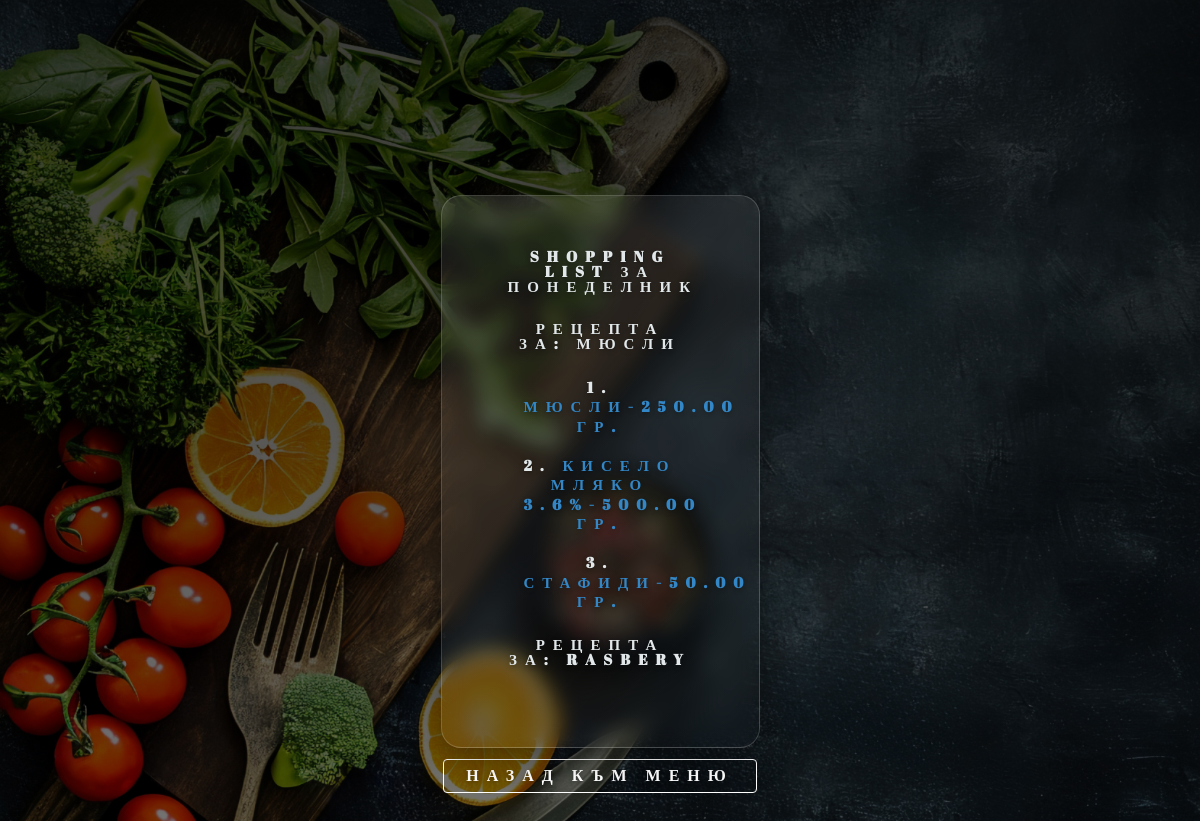
The app's page /shopping_list/1/ with its own data.
### menu_planning/planning/models.py (models this page shows, shortened)
class Day(models.Model):
    name = models.CharField(max_length=10)

class ShoppingList(models.Model):
    recipe = models.ForeignKey(Recipe, on_delete=models.CASCADE)
    created_at = models.DateTimeField(auto_now_add=True)

class Recipe(models.Model):
    dish = models.ForeignKey(Dish, on_delete=models.CASCADE, related_name='recipes')
    name = models.CharField(max_length=100)
    description = models.TextField(blank=False, null=False)
    products = models.ManyToManyField(Product, through='RecipeProduct')

class RecipeProduct(models.Model):
    recipe = models.ForeignKey(Recipe, on_delete=models.CASCADE)
    product = models.ForeignKey(Product, on_delete=models.CASCADE)
    quantity_required = models.DecimalField(max_digits=10, decimal_places=2)
    unit = models.CharField(
        max_length=20,
        choices=[("броя", "броя"), ("гр.", "гр.")],
        default="гр.",
    )

class Product(models.Model):
    name = models.CharField(max_length=100)
    unit = models.CharField(
        max_length=20,
        choices=[("броя", "броя"), ("гр.", "гр.")],
        default="гр.",
    )
    quantity_in_stock = models.DecimalField(max_digits=10, decimal_places=3, default=0)
    calories_per_100g = models.DecimalField(max_digits=5, decimal_places=1, null=True, blank=True)  # Optional field

### menu_planning/planning/views.py (the view)
# urls.py: path('shopping_list/<int:day_id>/', views.ShoppingListView.as_view(), name='shopping_list'),
class ShoppingListView(views.ListView):
    model = ShoppingList
    template_name = 'shopping_list.html'
    context_object_name = 'shopping_lists'
    def get_queryset(self):
        day_id = self.kwargs.get('day_id')
        return ShoppingList.objects.filter(recipe__dish__meal__day_id=day_id)
    def get_context_data(self, **kwargs):
        context = super().get_context_data(**kwargs)
        day_id = self.kwargs.get('day_id')
        context['day'] = get_object_or_404(Day, pk=day_id)
        return context

### templates/shopping_list.html (shortened to what this page needs)
{% extends 'navbar.html' %}
{% block header %}
   <section id="index-headline">
        <div class="index-message">
    <div class="plant-card">
    <h1>Shopping List за {{ day.name }}</h1>
        <br>
    {% if shopping_lists %}
        {% for shopping_list in shopping_lists %}
            <h1>Рецепта за: {{ shopping_list.recipe.name }}</h1>
            <br>
            <h1><ol>
                {% for product in shopping_list.recipe.recipeproduct_set.all %}
                    <li>
                       <span>{{ product.product.name }}-{{ product.quantity_required }} {{ product.unit }}</span>
                    </li><br>
                {% endfor %}
            </ol>
            </h1>
        {% endfor %}
    {% else %}
        <p>No shopping list available for this day.</p>
    {% endif %}
</div>
            <button>
                <h1>
                <a href="{% url 'menu' day.id %}">Назад към меню</a>
            </h1>
            </button>
</div>
</section>
{% endblock header %}

### static/style/main.css (style rules this page uses)
html { font-family: Arial, sans-serif; font-size: 16px; box-sizing: border-box; }
*, *::before, *::after { margin: 0 auto; padding: 0; box-sizing: inherit; line-height: 1.3; }
h1, h2, h4, h5, h6 { padding: 0.2em 1rem; }
p, div { margin: 0 1em 0.5em 1em; }
ol, ul { margin: 0 1rem; }
li { list-style-position: inside; }
button { font-weight: bold; padding: 0.2em; margin: 0.2em; border: 1px solid white; border-radius: 0.3em; background-color: transparent; }
a { margin: 0.2em; text-decoration: none; font-weight: bold; color: inherit; }
#index-headline { width: auto; justify-content: right; padding: 25px 15px 20px; position: relative; box-sizing: border-box; text-align: center; }
#index-headline .index-message { display: inline-block; z-index: 999; margin: 150px auto; left: 0; top: 40%; text-align: center; width: 30% }
.index-message h1 { color: #ffffff; font-size: 120%; line-height: 1; font-weight: 700; letter-spacing: 8px; word-spacing: normal; text-transform: uppercase; text-shadow: 0 2px 5px rgba(0, 0, 0, 0.3); font-family: 'Abril Fatface', cursive; }
.plant-card { background: linear-gradient(135deg, rgba(255, 255, 255, 0.1), rgba(255, 255, 255, 0)); backdrop-filter: blur(10px); -webkit-backdrop-filter: blur(10px); border-radius: 20px; border: 1px solid rgba(255, 255, 255, 0.18); box-shadow: 0 8px 32px rgba(0, 0, 0, 0.37); margin-top: 20px; padding: 50px; background-position: right 35% bottom 45%; box-sizing: border-box; float: inherit; height: auto; }
.plant-card>h3, .plant-card>h1 { color: #E2E8EA; text-align: center; }
.plant-card>h1 { font-size: 15px; }

### static/style/navigation.css (style rules this page uses)
body { background: linear-gradient(rgba(0, 0, 0, 0.76), rgba(0, 0, 0, 0.5)), url('food_board_2.jpg'); background-attachment: fixed; background-size: cover; }
h1 span { color: #3387C7; }

### records on screen
Day: name "ПОНЕДЕЛНИК"
ShoppingList: recipe.name "МЮСЛИ"
RecipeProduct: product.name "МЮСЛИ", quantity_required "250.00", unit "ГР."
RecipeProduct: product.name "КИСЕЛО МЛЯКО 3.6%", quantity_required "500.00", unit "ГР."
RecipeProduct: product.name "СТАФИДИ", quantity_required "50.00", unit "ГР."
ShoppingList: recipe.name "RASBERY"
